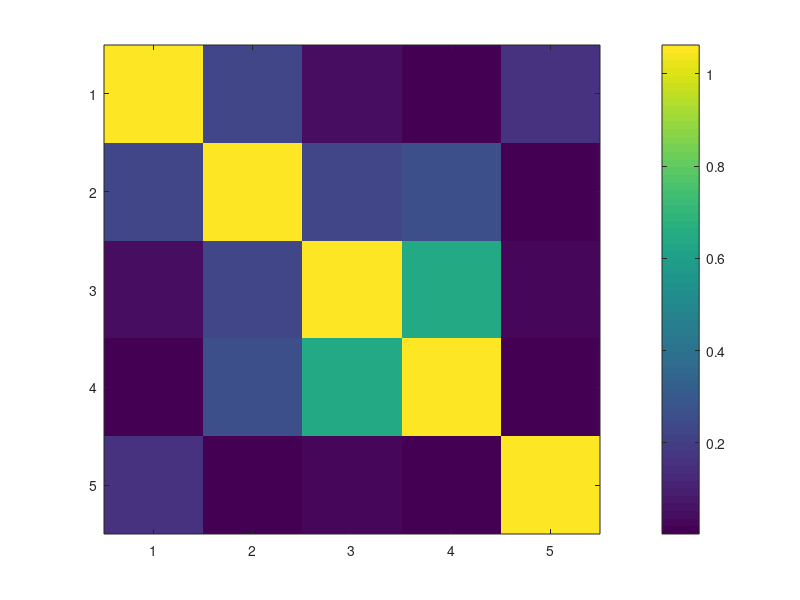
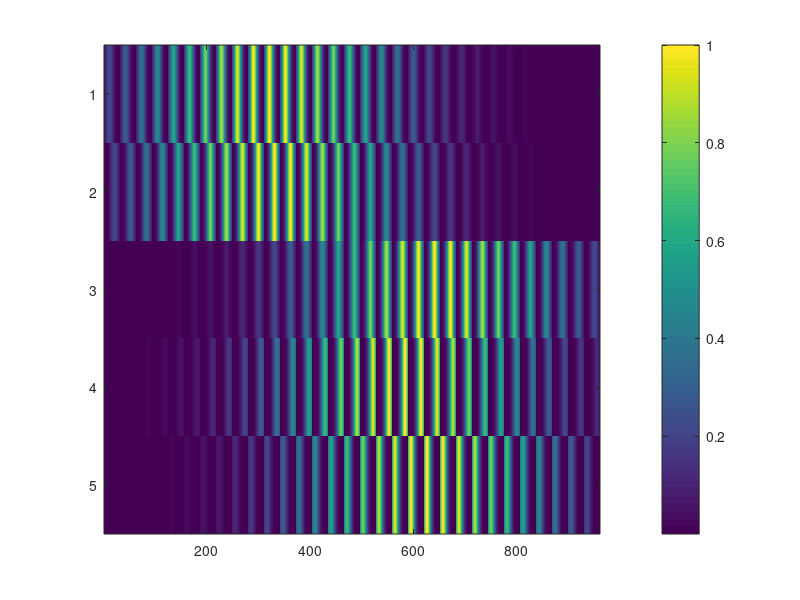
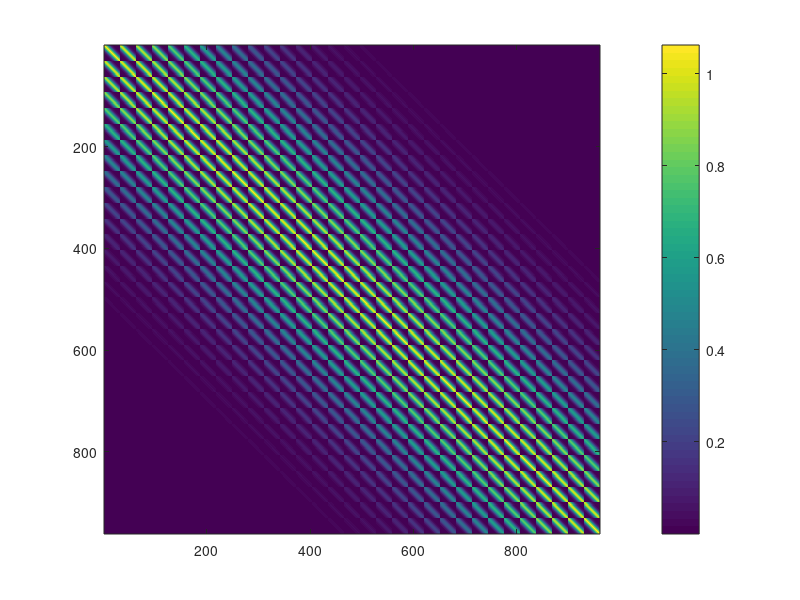
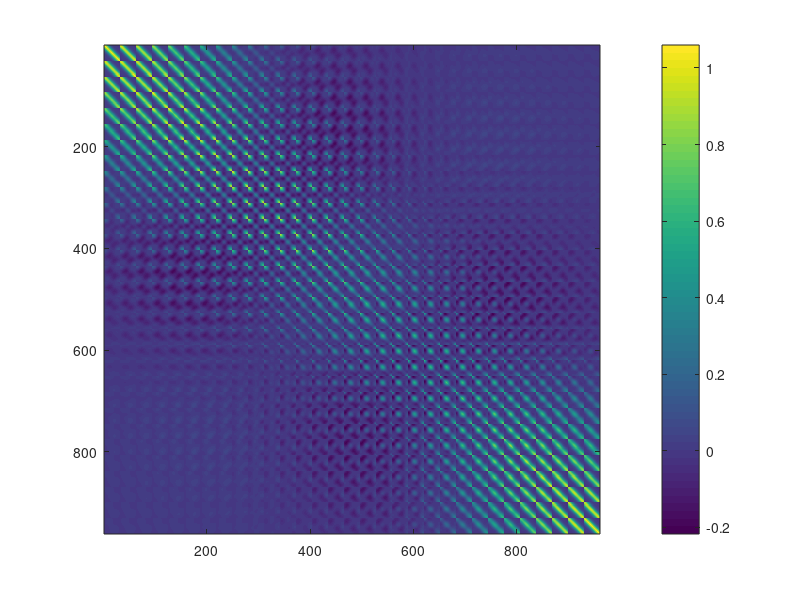

These charts were generated, in order, by the following MATLAB code: (Note: this script raises an error after producing the figures.)
% GPIS learning
% 2D example, Sphere mean wo normals

close all; clear all; clc;

X = [-0.5,-0.5;
     -0.5,0.5;
     0.5,0.5;
%      0.5,-.5]';
     0.3,1;
     00.5,-1]';
%      0.0,0.707;
%      0.707,-0.0;
%      -0.707,0.0;
%      0.0, -0.707]';
 
m = length(X); 

f = zeros(m,1);

[Xg,Yg] = meshgrid(-1.5:0.1:1.5,-1.5:0.1:1.5);
[d1,d2] = size(Xg);
Xs = [reshape(Xg,d1*d2,1),reshape(Yg,d1*d2,1)]';
n = length(Xs);

sigma = 1;
gamma = 3;

kernel = @(x,y)(sigma^2 * exp(-1/2 * gamma *(x - y)'*(x - y)));

R = sqrt(0.5^2 + 0.5^2);
cen = [0.0, 0.0]';
mean = @(x) 1/2/R*((x-cen)'*(x-cen) - R^2);

sigmaNoise = 0.25;
K = [];
for i = 1:m
    for j = 1:m
       K(i,j) = kernel(X(:,i), X(:,j));
       if(i == j)
           K(i,j) = K(i,j) + sigmaNoise*sigmaNoise;
       end
    end
end


Ks = [];
for i = 1:m
    for j = 1:n
       Ks(i,j) = kernel(X(:,i), Xs(:,j)); 
    end
end


Kss = [];
for i = 1:n
    for j = 1:n
       Kss(i,j) = kernel(Xs(:,i), Xs(:,j));
       if(i == j)
           Kss(i,j) = Kss(i,j) + sigmaNoise*sigmaNoise;
       end
    end
end


figure();
imagesc(K);
colorbar;

figure();
imagesc(Ks);
colorbar;

figure();
imagesc(Kss);
colorbar;


for i = 1:m
    mu(i) = mean(X(:,i));
end

for i = 1:n
    mus(i) = mean(Xs(:,i));
end
mu = mu';
mus = mus';

fs = mus + Ks'*inv(K)*(f - mu);
sig = Kss' - Ks'*inv(K)*Ks;

figure();
imagesc(sig);
colorbar;


d = diag(sig);
devFsP = fs + d;
devFsP = reshape(devFsP,d1,d2);

devFsN = fs - d;
devFsN = reshape(devFsN,d1,d2);

Fs = reshape(fs,d1,d2);
figure();
hold on;
plot(X(1,:), X(2,:), 'r*', 'MarkerSize',6);
surf(Xg,Yg,Fs);
contour(Xg,Yg,Fs,[0 0], 'LineWidth',2,'color', 'r');


figure();
hold on;
plot(X(1,:), X(2,:), 'r*', 'MarkerSize',6);
surf(Xg,Yg,Fs);
contour(Xg,Yg,Fs,[0 0], 'LineWidth',2,'color', 'r');
surf(Xg,Yg,devFsN);
surf(Xg,Yg,devFsP);
axis([-1.5 0 -1.5 1.5])

figure();
hold on;
plot(X(1,:), X(2,:), 'r*');
contour(Xg,Yg,Fs);

% Compute the inside probability.
cdfBell = @(x) 0.5.*(1 + sign(x).*sqrt(1 - exp(-2/pi.*x.*x)));

D = reshape(d, d1,d2);
prob = cdfBell((0-Fs)./D);
figure();
hold on;
surf(Xg,Yg,prob);

